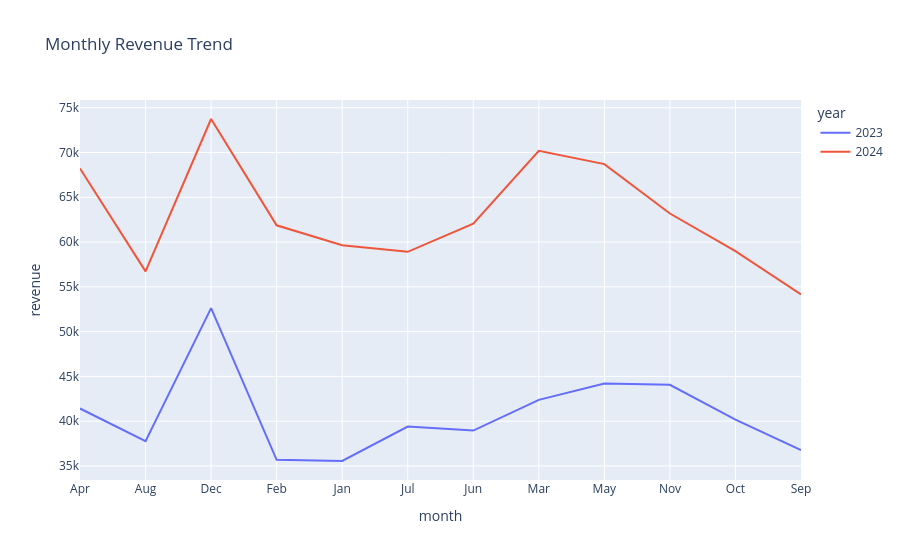

Source (notebook cell):
### Markdown cell above
## Monthly Revenue Trend

### Code cell
monthly = df.groupby(["year", "month"])["revenue"].sum().reset_index()

px.line(monthly, x="month", y="revenue", color="year",
        title="Monthly Revenue Trend")

### Figure 1 — Plotly figure (JSON) as saved in the notebook; plotly's stock layout.template omitted (floating-point values rounded to 4 significant figures)
{"data": [{"hovertemplate": "year=2023<br>month=%{x}<br>revenue=%{y}<extra></extra>", "legendgroup": "2023", "line": {"color": "#636efa", "dash": "solid"}, "marker": {"symbol": "circle"}, "mode": "lines", "name": "2023", "orientation": "v", "showlegend": true, "type": "scatter", "x": ["Apr", "Aug", "Dec", "Feb", "Jan", "Jul", "Jun", "Mar", "May", "Nov", "Oct", "Sep"], "xaxis": "x", "y": [41410.0, 37760.0, 52630.0, 35690.0, 35550.0, 39410.0, 38950.0, 42380.0, 44200.0, 44060.0, 40160.0, 36770.0], "yaxis": "y"}, {"hovertemplate": "year=2024<br>month=%{x}<br>revenue=%{y}<extra></extra>", "legendgroup": "2024", "line": {"color": "#EF553B", "dash": "solid"}, "marker": {"symbol": "circle"}, "mode": "lines", "name": "2024", "orientation": "v", "showlegend": true, "type": "scatter", "x": ["Apr", "Aug", "Dec", "Feb", "Jan", "Jul", "Jun", "Mar", "May", "Nov", "Oct", "Sep"], "xaxis": "x", "y": [68210.0, 56730.0, 73740.0, 61870.0, 59640.0, 58910.0, 62060.0, 70190.0, 68700.0, 63190.0, 58990.0, 54150.0], "yaxis": "y"}], "layout": {"legend": {"title": {"text": "year"}, "tracegroupgap": 0}, "title": {"text": "Monthly Revenue Trend"}, "xaxis": {"anchor": "y", "domain": [0, 1], "title": {"text": "month"}}, "yaxis": {"anchor": "x", "domain": [0, 1], "title": {"text": "revenue"}}}}
